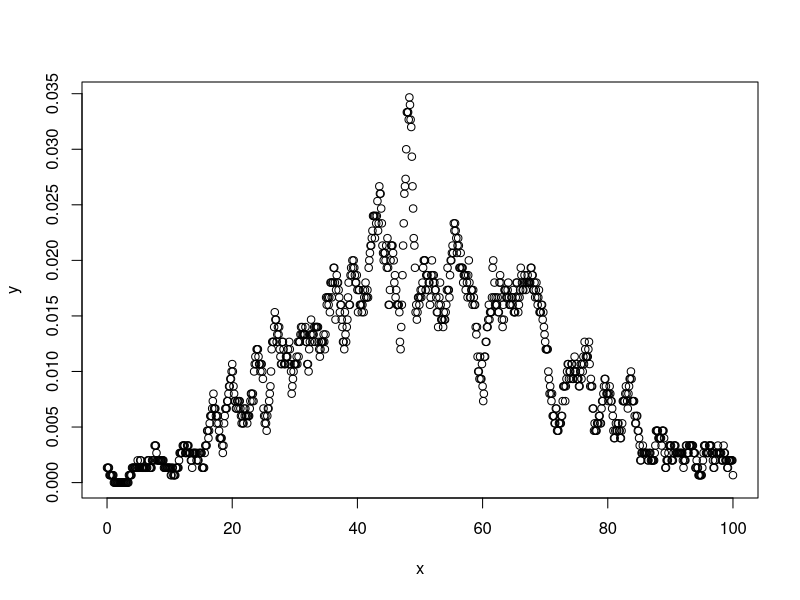

Here is the R script that generated this plot:
empCdfGen <- function(X){
	empCdf <- function(x){
		return(sum(X <= x) / length(X))
	}
	return(empCdf)
}

f_n <- function(eCDF, x, a){
	num <- eCDF(x+a) - eCDF(x-a)
	return(num / (2*a))
}

X <- rnorm(1000, 50, 20)
test <- empCdfGen(X)

x <- seq(0,100, 0.1)
y <- sapply(x, function(x) f_n(test, x, 0.75))
plot(x,y)
